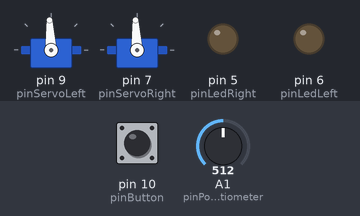
Recording of a sketch running on a simulated Arduino Uno, built with avr-gcc and run on an emulated ATmega328P. Parts: 2 × servo, output pins drawn as LEDs (lit = HIGH). The inputs (shaded band) are chosen by the test bench; at power-on: pin 10 (pinButton) HIGH, A1 (pinPotentiometer) = 512. What the sketch prints to the serial monitor is not drawn.

Above: at 1.2 s.
1.3 s: pin 10 (pinButton) pulled LOW for 0.15 s
At 1.37 s:
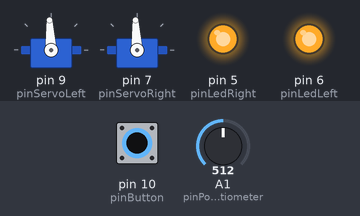
2.9 s: pin 10 (pinButton) pulled LOW for 3.2 s
At 6.6 s:
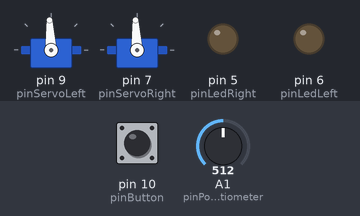
Timing chart, 0 to 8.1 s (numbered marks = the images above; inputs shaded):
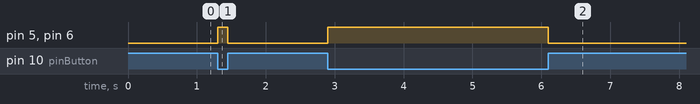

Measured:
- after the input at 1.3 s, pin 5 (pinLedRight), pin 6 (pinLedLeft): LOW → HIGH at once, → LOW 0.15 s later
- after the input at 2.9 s, pin 5 (pinLedRight), pin 6 (pinLedLeft): LOW → HIGH at once, → LOW 3.2 s later

The sketch:

QuickServoTest.ino
```cpp
#include <Servo.h>

/*
 * this sketch is used to quickly verify that the servos are connected correctly, and are responding correctly
 * the potentiometer on the robot will determine the spin speed
 * use this sketch to help tune the center adjustment potentiometer of each servo
 */

#define pinLedLeft 6
#define pinLedRight 5
#define pinServoLeft 9
#define pinServoRight 7
#define pinPotentiometer A1
#define pinButton 10

Servo servoLeft;
Servo servoRight;

void setup() {
  // put your setup code here, to run once:

  Serial.begin(9600);

  servoLeft.attach(pinServoLeft);
  servoRight.attach(pinServoRight);

  pinMode(pinLedLeft, OUTPUT);
  pinMode(pinLedRight, OUTPUT);

  pinMode(pinButton, INPUT);
  digitalWrite(pinButton, HIGH);
}

void loop() {
  // put your main code here, to run repeatedly:

  int pot = analogRead(pinPotentiometer);

  Serial.println(pot, DEC);

  if (digitalRead(pinButton) == LOW)
  {
    digitalWrite(pinLedLeft, HIGH);
    digitalWrite(pinLedRight, HIGH);
    servoLeft.writeMicroseconds(1500 + (pot - 512));
    servoRight.writeMicroseconds(1500 + (pot - 512));
  }
  else
  {
    digitalWrite(pinLedLeft, LOW);
    digitalWrite(pinLedRight, LOW);
    servoLeft.writeMicroseconds(1500);
    servoRight.writeMicroseconds(1500);
  }
}
```
